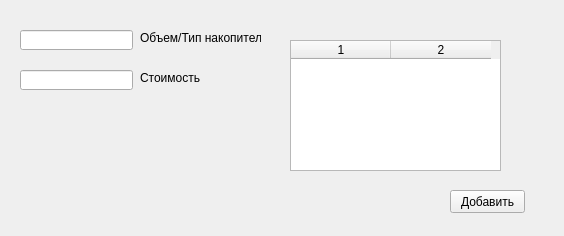
<?xml version="1.0" encoding="UTF-8"?>
<ui version="4.0">
 <class>Form</class>
 <widget class="QWidget" name="Form">
  <property name="geometry">
   <rect>
    <x>0</x>
    <y>0</y>
    <width>564</width>
    <height>236</height>
   </rect>
  </property>
  <property name="windowTitle">
   <string>Form</string>
  </property>
  <widget class="QLineEdit" name="lineEdit">
   <property name="geometry">
    <rect>
     <x>20</x>
     <y>30</y>
     <width>113</width>
     <height>20</height>
    </rect>
   </property>
  </widget>
  <widget class="QLineEdit" name="lineEdit_2">
   <property name="geometry">
    <rect>
     <x>20</x>
     <y>70</y>
     <width>113</width>
     <height>20</height>
    </rect>
   </property>
  </widget>
  <widget class="QPushButton" name="pushButton">
   <property name="geometry">
    <rect>
     <x>450</x>
     <y>190</y>
     <width>75</width>
     <height>23</height>
    </rect>
   </property>
   <property name="text">
    <string>Добавить</string>
   </property>
  </widget>
  <widget class="QLabel" name="label_2">
   <property name="geometry">
    <rect>
     <x>140</x>
     <y>30</y>
     <width>121</width>
     <height>16</height>
    </rect>
   </property>
   <property name="text">
    <string>Объем/Тип накопителя</string>
   </property>
  </widget>
  <widget class="QLabel" name="label_3">
   <property name="geometry">
    <rect>
     <x>140</x>
     <y>70</y>
     <width>121</width>
     <height>16</height>
    </rect>
   </property>
   <property name="text">
    <string>Стоимость</string>
   </property>
  </widget>
  <widget class="QTableWidget" name="tableWidget">
   <property name="geometry">
    <rect>
     <x>290</x>
     <y>40</y>
     <width>211</width>
     <height>131</height>
    </rect>
   </property>
   <column>
    <property name="text">
     <string>1</string>
    </property>
   </column>
   <column>
    <property name="text">
     <string>2</string>
    </property>
   </column>
  </widget>
 </widget>
 <resources/>
 <connections/>
</ui>
